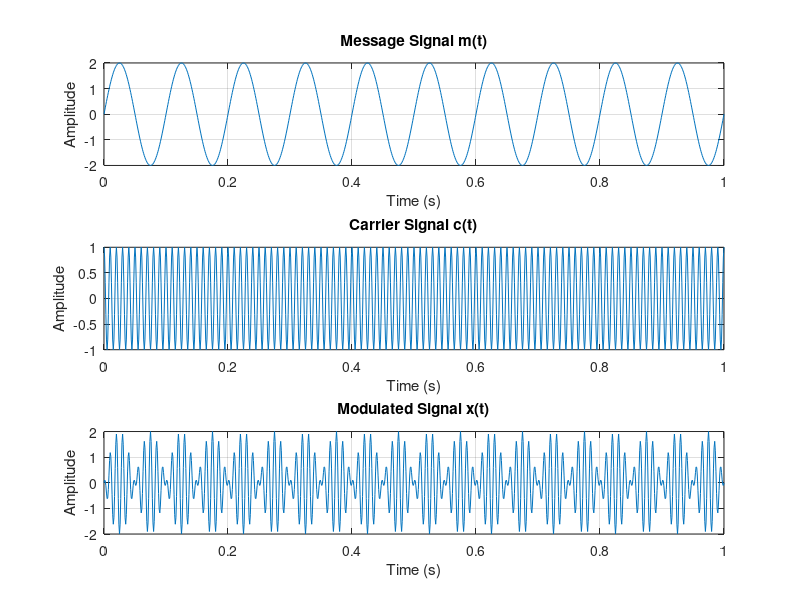
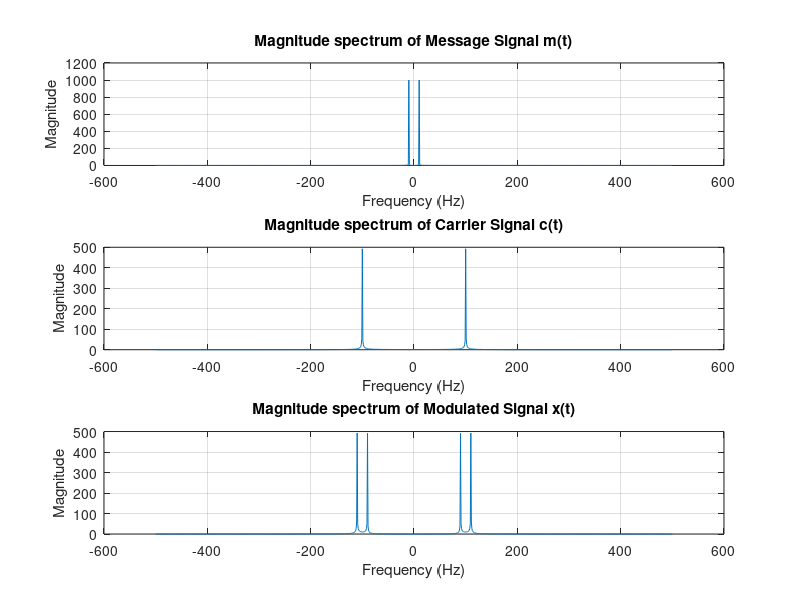

Write the MATLAB code that produced these figures, in order.
% Roll No. 2023112005, Name: Varun Ram Murty Shastry

% Given
AmpMsg = 2;      % Amplitude of message signal
AmpCarrier = 1;      % Amplitude of carrier signal
FreqMessage = 10;     % Frequency of message signal
FreqCarrier = 100;    % Frequency of carrier signal
Samples = 2000;
SamplingTime = 1 / (10 * FreqCarrier); % Sampling time

% Time Vector
t = 0:0.001:1;  % Time Vector from 0 to 1 second with a Sampling interval of 0.001 seconds

% Message signal m(t)
message = AmpMsg * sin(2*pi*FreqMessage*t);

% Carrier signal c(t)
carrier = AmpCarrier * cos(2*pi*FreqCarrier*t);

% Modulated signal x(t)
modulated_x = message .* carrier;

% Plotting
figure;

% Plot the message signal m(t)
subplot(3, 1, 1);
plot(t, message);
title('Message Signal m(t)');
xlabel('Time (s)');
ylabel('Amplitude');
grid on;

% Plot the carrier signal c(t)
subplot(3, 1, 2);
plot(t, carrier);
title('Carrier Signal c(t)');
xlabel('Time (s)');
ylabel('Amplitude');
grid on;

% Plot the modulated signal x(t)
subplot(3, 1, 3);
plot(t, modulated_x);
title('Modulated Signal x(t)');
xlabel('Time (s)');
ylabel('Amplitude');
grid on;

% Calculate and plot the magnitude Spectrum for Fourier transform
figure;

% Message signal spectrum
subplot(3, 1, 1);
fft_message = fftshift(fft(message));
f_message = linspace(-500, 500, length(fft_message));
plot(f_message, abs(fft_message));
title('Magnitude spectrum of Message Signal m(t)');
xlabel('Frequency (Hz)');
ylabel('Magnitude');
grid on;

% Carrier signal spectrum
subplot(3, 1, 2);
fft_carrier = fftshift(fft(carrier));
f_carrier = linspace(-500, 500, length(fft_carrier));
plot(f_carrier, abs(fft_carrier));
title('Magnitude spectrum of Carrier Signal c(t)');
xlabel('Frequency (Hz)');
ylabel('Magnitude');
grid on;

% Modulated signal spectrum
subplot(3, 1, 3);
fft_modulated_x = fftshift(fft(modulated_x));
f_modulated_x = linspace(-500, 500, length(fft_modulated_x));
plot(f_modulated_x, abs(fft_modulated_x));
title('Magnitude spectrum of Modulated Signal x(t)');
xlabel('Frequency (Hz)');
ylabel('Magnitude');
grid on;

% Observation:
% We observe that the modulated signal x(t) has spectral components at
% the sum and difference frequencies of the carrier and message signals.
